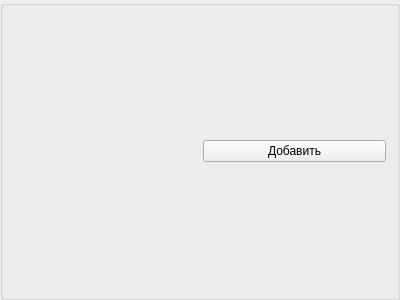
<?xml version="1.0" encoding="UTF-8"?>
<ui version="4.0">
 <class>GlobalSearchFriendBox</class>
 <widget class="QGroupBox" name="GlobalSearchFriendBox">
  <property name="geometry">
   <rect>
    <x>0</x>
    <y>0</y>
    <width>400</width>
    <height>300</height>
   </rect>
  </property>
  <property name="windowTitle">
   <string>GroupBox</string>
  </property>
  <layout class="QHBoxLayout" name="horizontalLayout">
   <item>
    <widget class="QLabel" name="userNameLabel">
     <property name="text">
      <string/>
     </property>
    </widget>
   </item>
   <item>
    <widget class="QPushButton" name="addUserPushButton">
     <property name="text">
      <string>Добавить</string>
     </property>
    </widget>
   </item>
  </layout>
 </widget>
 <resources/>
 <connections/>
</ui>
